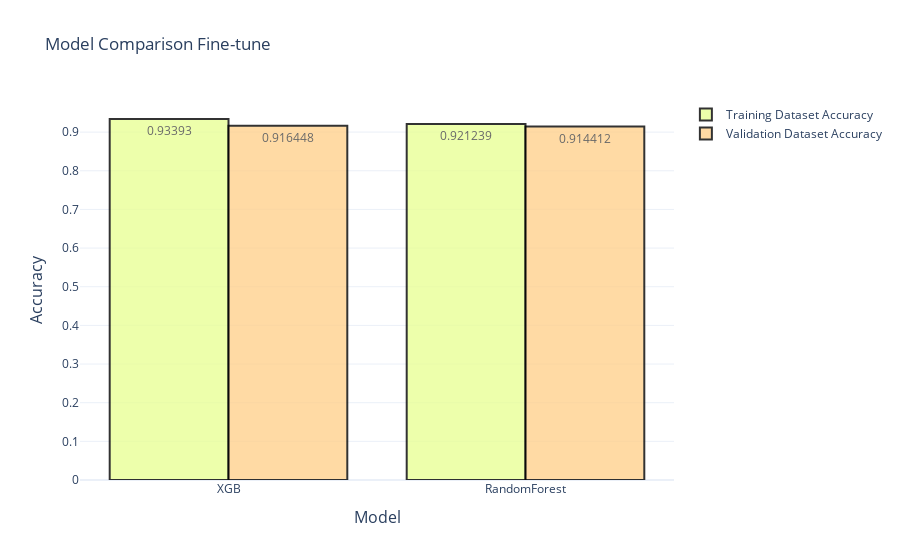

This figure's notebook cell:
### Markdown cell above
## `Model Comparison Fine-tune`

### Code cell
# Model Comparison
models = ['XGB', 'RandomForest']
training_accuracy = [0.933930, 0.921239]
test_accuracy = [0.916448, 0.914412]

fig = go.Figure(data=[
    go.Bar(name='Training Dataset Accuracy',
          x=models,
          y=training_accuracy,
          text=training_accuracy,
          marker_color='#E9FF97'),
    go.Bar(name='Validation Dataset Accuracy',
          x=models,
          y=test_accuracy,
          text=test_accuracy,
          marker_color='#FFD18E'),])

fig.update_layout(
    title_text='Model Comparison Fine-tune',
    barmode='group',
    xaxis=dict(
        title='Model',
        titlefont_size=16
    ),
    yaxis=dict(
        title='Accuracy',
        titlefont_size=16
    ),
    template='plotly_white')

fig.update_traces(marker_line_color='black',
                  marker_line_width=2,
                  opacity=0.8)

fig.show()

### Figure 1 — Plotly figure (JSON) as saved in the notebook; plotly's stock layout.template omitted (floating-point values rounded to 4 significant figures)
{"data": [{"marker": {"color": "#E9FF97", "line": {"color": "black", "width": 2}}, "name": "Training Dataset Accuracy", "opacity": 0.8, "text": ["0.93393", "0.921239"], "type": "bar", "x": ["XGB", "RandomForest"], "y": [0.9339, 0.9212]}, {"marker": {"color": "#FFD18E", "line": {"color": "black", "width": 2}}, "name": "Validation Dataset Accuracy", "opacity": 0.8, "text": ["0.916448", "0.914412"], "type": "bar", "x": ["XGB", "RandomForest"], "y": [0.9164, 0.9144]}], "layout": {"autosize": true, "barmode": "group", "title": {"text": "Model Comparison Fine-tune"}, "xaxis": {"autorange": true, "range": [-0.5, 1.5], "title": {"font": {"size": 16}, "text": "Model"}, "type": "category"}, "yaxis": {"autorange": true, "range": [0, 0.9831], "title": {"font": {"size": 16}, "text": "Accuracy"}, "type": "linear"}}}
